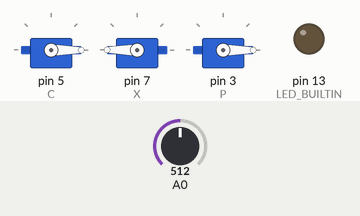
A sketch run on a simulated Arduino Uno, built with avr-gcc and run on an emulated ATmega328P. Parts: 3 × servo, output pins drawn as LEDs (lit = HIGH). The inputs (shaded band) are chosen by the test bench; at power-on: A0 = 512. What the sketch prints to the serial monitor is not drawn.

Above: at 0.1 s.
At 10.1 s:
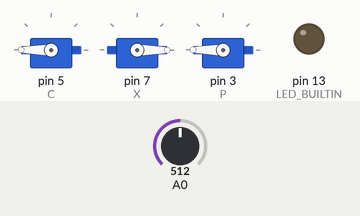
At 22.1 s:
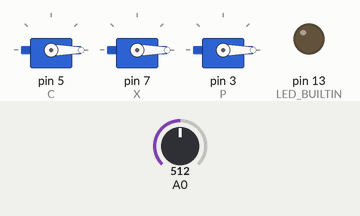
Timing chart, 0 to 23.6 s (numbered marks = the images above):
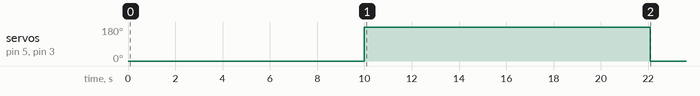

Measured:
- by itself, servo on pin 5 (C), servo on pin 3 (P): 0° → 180° at 10.0 s, → 0° 12.1 s later

The sketch:

20250211_Force_v4.ino
```cpp
#include <Servo.h>  // 引用随机功能库头文件,控制PWM电子开关用
Servo C, X, P;      // C 充气电子阀插D5; X 吸气电子阀插D6; P 真空泵插D8;

int air_delay = 0;
float timer = 0;
float amount = 0;

void setup() {

  Serial.begin(115200);

  pinMode(LED_BUILTIN, OUTPUT);    // 板子上电会先运行1次这里的代码,进行初始化
  digitalWrite(LED_BUILTIN, LOW);  // 设置开发板板载LED信号灯GPIO为输出
  C.attach(5, 500, 2500);
  C.write(0);  // 呼气充气电磁阀插D5针脚,0断电,端与金属端相通
  X.attach(7, 500, 2500);
  X.write(0);  // 吸气放气电磁阀插D6针脚,0断电,端与金属端相通
  P.attach(3, 500, 2500);
  P.write(0);  // 真空泵插D8针脚,0断电,建议5V1a+手机充电头或电脑USB3.0

  int fsr = 0;
  pinMode(A0, INPUT);
  Serial.begin(9600);
  C.write(0);
  X.write(180);
  delay(10000);
  C.write(180);
  X.write(0);
  P.write(180);
  delay(10000);
}


void loop() {

  if (Serial.available()) {
    air_delay = Serial.read();
  }

  int fsr = analogRead(A0);
  Serial.println(fsr);

  if (fsr > 300 && timer <= 200) {

    pump(1, air_delay);
    timer++;
    amount++;
  }

  if (fsr > 300 && timer >= 200) {
    pump(2, air_delay);
  }

  if (fsr < 300 && amount > 0) {
    pump(0, 10);
    amount--;
    if (amount == 0) {
      timer = 0;
    }
  }

  if (fsr < 300 && amount == 0) {
    pump(2, 10);
  }

  //   if (timer <= 10000) {
  //     pump(2, air_delay);
  //   } else if (timer > 10000) {
  //     pump(0, air_delay);
  //   }


  delay(10);  // Delay a little bit to improve simulation performance
}

void pump(int cmd, int tDelay) {
  switch (cmd) {
    case 0:           //放气
      C.write(0);     // 呼气充气阀0断电,端与金属端气球相通,侧端封闭
      X.write(180);   // 吸气放气阀180上电,端与金属端气球相通,与金属端气球封闭
      P.write(180);   // 真空泵180上电运行,系的侧孔吸气,顶孔出气
      delay(tDelay);  // 延时2.0秒等待吸气放气
      //timer -= tDelay * 1.9;
      break;

    case 1:           //吹气
      C.write(255);   // 呼气充气阀180上电,端与金属端相通,与金属端气球封闭
      X.write(0);     // 吸气放气阀0断电,端与金属端气球相通,侧端封闭
      P.write(255);   // 真空泵180上电运行,系的侧孔吸气,顶孔出气
      delay(tDelay);  // 延时2.0秒等待吸气放气
      //timer += tDelay;
      break;

    case 2:           //不动
      C.write(0);     // 呼气充气阀0断电,端与金属端气球相通,侧端封闭
      X.write(0);     // 吸气放气阀0断电,端与金属端气球相通,侧端封闭
      P.write(0);     // 真空泵0断电,系的侧孔封闭,顶孔封闭
      delay(tDelay);  // 延时2.0秒等待吸气放气
      break;
  }
}
```
